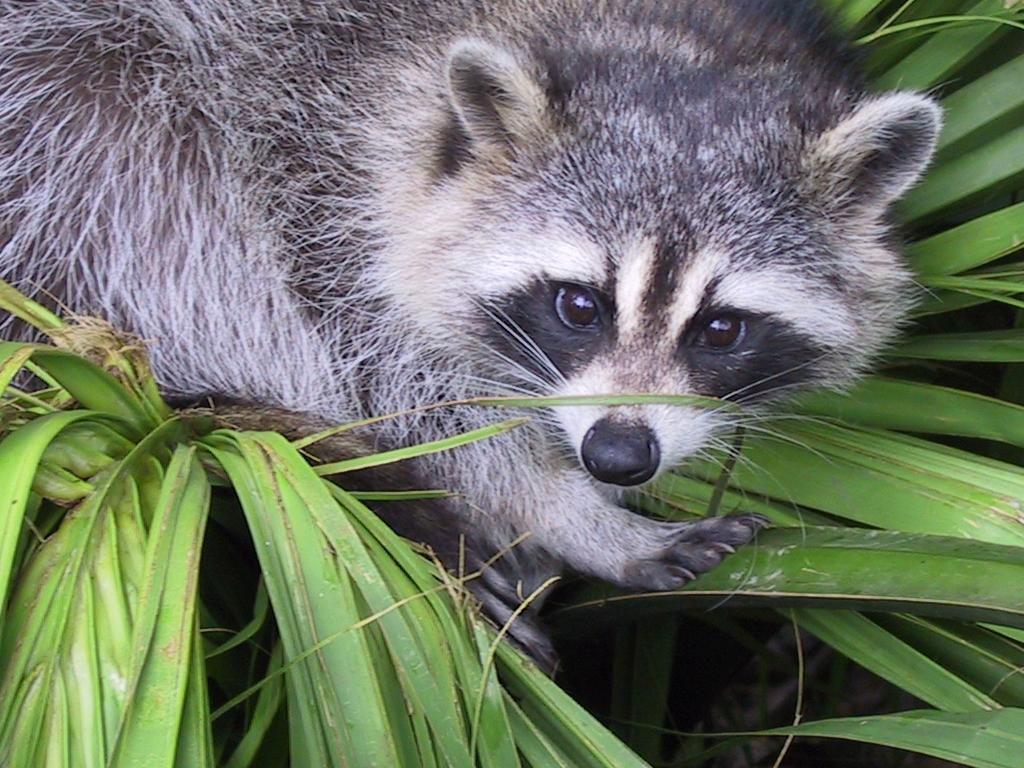
#> input picture python_1_array/ex03/animal.jpeg, 1024 x 768 px
$ python zoom.py
#> lines starting #> are read from the running program, lines starting #| are printed output that depends on the picture
### python_1_array/ex03/load_image.py
import cv2
import os

def ft_load(path: str) -> list:

#> called with path = 'animal.jpeg'
	try:
		image = cv2.imread(path)
#> image is the input picture: shape (768, 1024, 3); mean B, G, R 102.1, 117.7, 110.7
		assert image is not None, "image loading has failed"
		extension = os.path.splitext(path)[1]
		assert extension == ".jpg" or extension == ".jpeg", "not the right format"
		image_rgb = cv2.cvtColor(image, cv2.COLOR_BGR2RGB)
		print(f"The shape of image is: {image.shape}")
#| The shape of image is: (768, 1024, 3)
		return image_rgb
	except AssertionError as e:
		print(f"{type(e).__name__}: {e}")

### python_1_array/ex03/zoom.py
from load_image import ft_load
import cv2
from matplotlib import pyplot as plt
import numpy as np


def main():
    try:
        image_load = ft_load("animal.jpeg")
        print(image_load)
#> (printed output is left out)
        height, width = image_load.shape[:2]
#> height = 768; width = 1024
        print(height, width)
#| 768 1024
        zoom_factor = 2  # Increase detail
        center_x, center_y = width // 2, height // 2
#> center_x = 512; center_y = 384
        zoom_size_x, zoom_size_y = width // (2 * zoom_factor), height // (2 * zoom_factor)
#> zoom_size_x = 256; zoom_size_y = 192

        cropped = image_load[center_y - zoom_size_y:center_y + zoom_size_y, center_x - zoom_size_x:center_x + zoom_size_x]
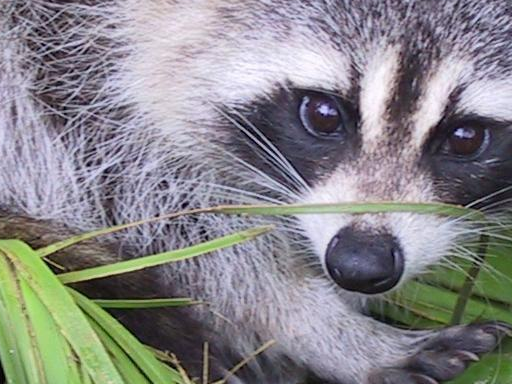
#> cropped: shape (384, 512, 3); mean R, G, B 135.4, 134.4, 137.1

        zoomed_image = cv2.resize(cropped, (width, height), interpolation=cv2.INTER_LINEAR)

        # Display the zoomed image with axes
        # plt.figure(figsize=(8, 6))
        plt.imshow(cv2.cvtColor(zoomed_image, cv2.COLOR_BGR2RGB))  # Convert to RGB for correct color display
        # [6 lines of commented-out code are left out]
        plt.show()
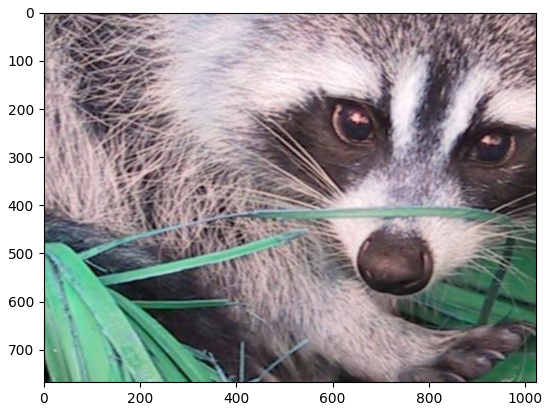
#> figure drawn by matplotlib, 1 panel; B, G, R data is drawn as R, G, B
    except Exception as e:
        print(f"An error occurred: {e}")


if __name__ == "__main__":
	main()
